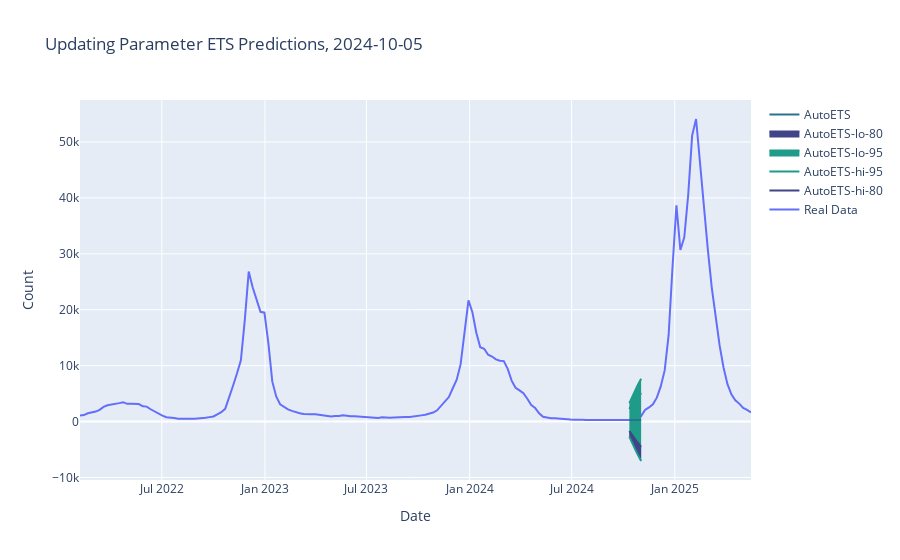
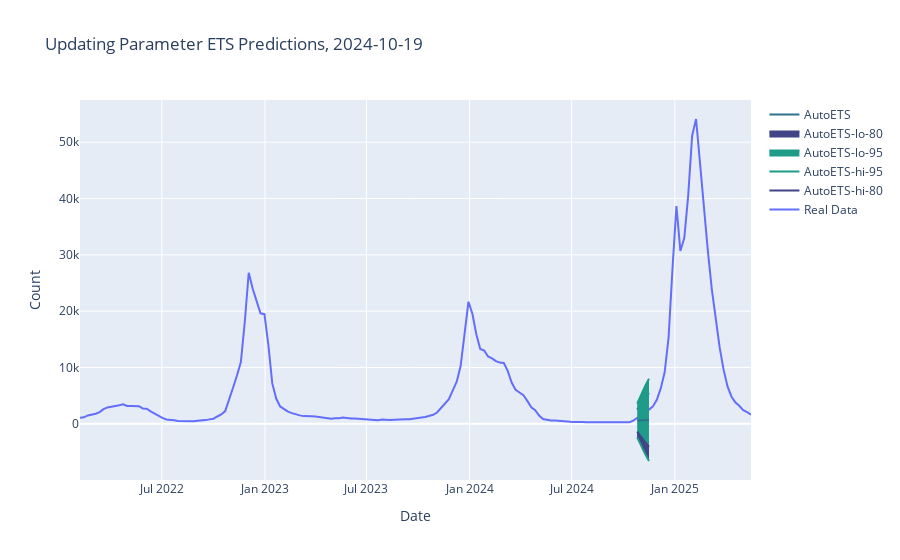
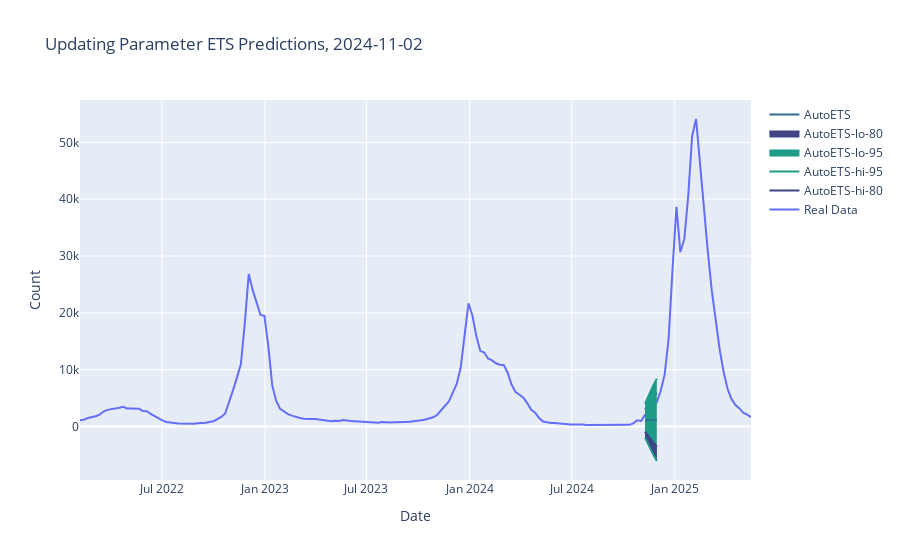
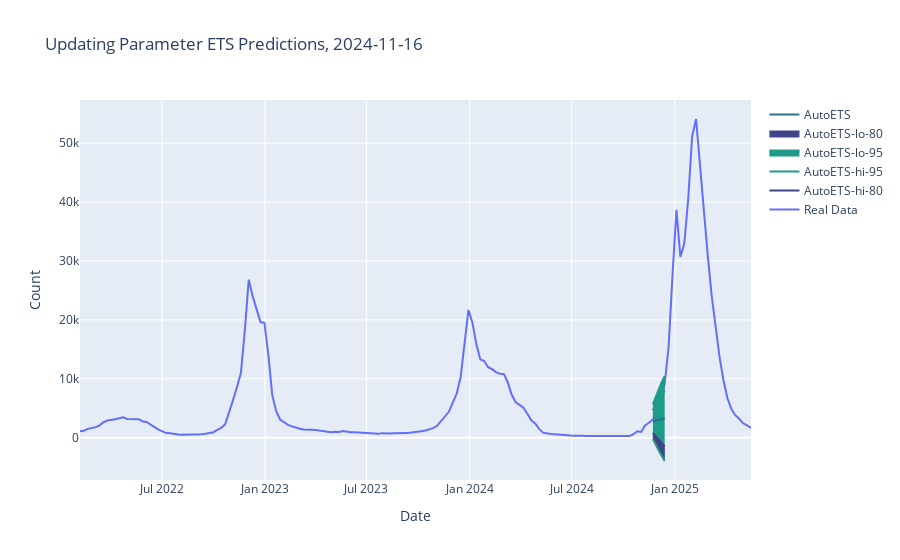

Notebook code for these charts, in order:
### Code cell
UProcessor.create_graph()

### Figure 1 — Plotly figure (JSON) as saved in the notebook; plotly's stock layout.template omitted (floating-point values rounded to 4 significant figures; data arrays with more than 128 entries replaced by an {"elided": "..."} marker saying what was removed)
{"data": [{"mode": "lines", "name": "Real Data", "type": "scatter", "x": {"elided": "172 str values"}, "y": {"elided": "172 int values"}}, {"line": {"color": "#414487"}, "mode": "lines", "name": "AutoETS-hi-80", "type": "scatter", "x": ["2024-10-12T00:00:00", "2024-10-19T00:00:00", "2024-10-26T00:00:00", "2024-11-02T00:00:00"], "y": [2262.0, 3315.0, 4244.0, 5106.0]}, {"line": {"color": "#1e9c89"}, "mode": "lines", "name": "AutoETS-hi-95", "type": "scatter", "x": ["2024-10-12T00:00:00", "2024-10-19T00:00:00", "2024-10-26T00:00:00", "2024-11-02T00:00:00"], "y": [3307.0, 4914.0, 6333.0, 7650.0]}, {"fill": "tonexty", "fillcolor": "#1e9c89", "line": {"color": "#1e9c89"}, "mode": "lines", "name": "AutoETS-lo-95", "type": "scatter", "x": ["2024-10-12T00:00:00", "2024-10-19T00:00:00", "2024-10-26T00:00:00", "2024-11-02T00:00:00"], "y": [-2727.0, -4327.0, -5740.0, -7052.0]}, {"fill": "tonexty", "fillcolor": "#414487", "line": {"color": "#414487"}, "mode": "lines", "name": "AutoETS-lo-80", "type": "scatter", "x": ["2024-10-12T00:00:00", "2024-10-19T00:00:00", "2024-10-26T00:00:00", "2024-11-02T00:00:00"], "y": [-1683.0, -2727.0, -3651.0, -4508.0]}, {"line": {"color": "#2c728e"}, "mode": "lines", "name": "AutoETS", "type": "scatter", "x": ["2024-10-12T00:00:00", "2024-10-19T00:00:00", "2024-10-26T00:00:00", "2024-11-02T00:00:00"], "y": [289.8, 293.6, 296.6, 299.1]}], "layout": {"autosize": true, "hovermode": "x", "title": {"text": "Updating Parameter ETS Predictions, 2024-10-05"}, "xaxis": {"autorange": true, "range": ["2022-02-05", "2025-05-17"], "title": {"text": "Date"}, "type": "date"}, "yaxis": {"autorange": true, "range": [-10450.0, 57510.0], "title": {"text": "Count"}, "type": "linear"}}}

### Figure 2 — Plotly figure (JSON) as saved in the notebook; plotly's stock layout.template omitted (floating-point values rounded to 4 significant figures; data arrays with more than 128 entries replaced by an {"elided": "..."} marker saying what was removed)
{"data": [{"mode": "lines", "name": "Real Data", "type": "scatter", "x": {"elided": "172 str values"}, "y": {"elided": "172 int values"}}, {"line": {"color": "#414487"}, "mode": "lines", "name": "AutoETS-hi-80", "type": "scatter", "x": ["2024-10-26T00:00:00", "2024-11-02T00:00:00", "2024-11-09T00:00:00", "2024-11-16T00:00:00"], "y": [2554.0, 3639.0, 4594.0, 5475.0]}, {"line": {"color": "#1e9c89"}, "mode": "lines", "name": "AutoETS-hi-95", "type": "scatter", "x": ["2024-10-26T00:00:00", "2024-11-02T00:00:00", "2024-11-09T00:00:00", "2024-11-16T00:00:00"], "y": [3591.0, 5226.0, 6668.0, 8001.0]}, {"fill": "tonexty", "fillcolor": "#1e9c89", "line": {"color": "#1e9c89"}, "mode": "lines", "name": "AutoETS-lo-95", "type": "scatter", "x": ["2024-10-26T00:00:00", "2024-11-02T00:00:00", "2024-11-09T00:00:00", "2024-11-16T00:00:00"], "y": [-2399.0, -3946.0, -5317.0, -6594.0]}, {"fill": "tonexty", "fillcolor": "#414487", "line": {"color": "#414487"}, "mode": "lines", "name": "AutoETS-lo-80", "type": "scatter", "x": ["2024-10-26T00:00:00", "2024-11-02T00:00:00", "2024-11-09T00:00:00", "2024-11-16T00:00:00"], "y": [-1362.0, -2359.0, -3243.0, -4068.0]}, {"line": {"color": "#2c728e"}, "mode": "lines", "name": "AutoETS", "type": "scatter", "x": ["2024-10-26T00:00:00", "2024-11-02T00:00:00", "2024-11-09T00:00:00", "2024-11-16T00:00:00"], "y": [596.0, 640.0, 675.2, 703.4]}], "layout": {"autosize": true, "hovermode": "x", "title": {"text": "Updating Parameter ETS Predictions, 2024-10-19"}, "xaxis": {"autorange": true, "range": ["2022-02-05", "2025-05-17"], "title": {"text": "Date"}, "type": "date"}, "yaxis": {"autorange": true, "range": [-9967.0, 57490.0], "title": {"text": "Count"}, "type": "linear"}}}

### Figure 3 — Plotly figure (JSON) as saved in the notebook; plotly's stock layout.template omitted (floating-point values rounded to 4 significant figures; data arrays with more than 128 entries replaced by an {"elided": "..."} marker saying what was removed)
{"data": [{"mode": "lines", "name": "Real Data", "type": "scatter", "x": {"elided": "172 str values"}, "y": {"elided": "172 int values"}}, {"line": {"color": "#414487"}, "mode": "lines", "name": "AutoETS-hi-80", "type": "scatter", "x": ["2024-11-09T00:00:00", "2024-11-16T00:00:00", "2024-11-23T00:00:00", "2024-11-30T00:00:00"], "y": [2975.0, 4064.0, 5021.0, 5904.0]}, {"line": {"color": "#1e9c89"}, "mode": "lines", "name": "AutoETS-hi-95", "type": "scatter", "x": ["2024-11-09T00:00:00", "2024-11-16T00:00:00", "2024-11-23T00:00:00", "2024-11-30T00:00:00"], "y": [4004.0, 5640.0, 7081.0, 8412.0]}, {"fill": "tonexty", "fillcolor": "#1e9c89", "line": {"color": "#1e9c89"}, "mode": "lines", "name": "AutoETS-lo-95", "type": "scatter", "x": ["2024-11-09T00:00:00", "2024-11-16T00:00:00", "2024-11-23T00:00:00", "2024-11-30T00:00:00"], "y": [-1944.0, -3469.0, -4821.0, -6081.0]}, {"fill": "tonexty", "fillcolor": "#414487", "line": {"color": "#414487"}, "mode": "lines", "name": "AutoETS-lo-80", "type": "scatter", "x": ["2024-11-09T00:00:00", "2024-11-16T00:00:00", "2024-11-23T00:00:00", "2024-11-30T00:00:00"], "y": [-914.2, -1892.0, -2761.0, -3573.0]}, {"line": {"color": "#2c728e"}, "mode": "lines", "name": "AutoETS", "type": "scatter", "x": ["2024-11-09T00:00:00", "2024-11-16T00:00:00", "2024-11-23T00:00:00", "2024-11-30T00:00:00"], "y": [1030.0, 1086.0, 1130.0, 1165.0]}], "layout": {"autosize": true, "hovermode": "x", "title": {"text": "Updating Parameter ETS Predictions, 2024-11-02"}, "xaxis": {"autorange": true, "range": ["2022-02-05", "2025-05-17"], "title": {"text": "Date"}, "type": "date"}, "yaxis": {"autorange": true, "range": [-9426.0, 57460.0], "title": {"text": "Count"}, "type": "linear"}}}

### Figure 4 — Plotly figure (JSON) as saved in the notebook; plotly's stock layout.template omitted (floating-point values rounded to 4 significant figures; data arrays with more than 128 entries replaced by an {"elided": "..."} marker saying what was removed)
{"data": [{"mode": "lines", "name": "Real Data", "type": "scatter", "x": {"elided": "172 str values"}, "y": {"elided": "172 int values"}}, {"line": {"color": "#414487"}, "mode": "lines", "name": "AutoETS-hi-80", "type": "scatter", "x": ["2024-11-23T00:00:00", "2024-11-30T00:00:00", "2024-12-07T00:00:00", "2024-12-14T00:00:00"], "y": [4671.0, 5907.0, 6982.0, 7957.0]}, {"line": {"color": "#1e9c89"}, "mode": "lines", "name": "AutoETS-hi-95", "type": "scatter", "x": ["2024-11-23T00:00:00", "2024-11-30T00:00:00", "2024-12-07T00:00:00", "2024-12-14T00:00:00"], "y": [5695.0, 7475.0, 9030.0, 10450.0]}, {"fill": "tonexty", "fillcolor": "#1e9c89", "line": {"color": "#1e9c89"}, "mode": "lines", "name": "AutoETS-lo-95", "type": "scatter", "x": ["2024-11-23T00:00:00", "2024-11-30T00:00:00", "2024-12-07T00:00:00", "2024-12-14T00:00:00"], "y": [-221.0, -1585.0, -2808.0, -3963.0]}, {"fill": "tonexty", "fillcolor": "#414487", "line": {"color": "#414487"}, "mode": "lines", "name": "AutoETS-lo-80", "type": "scatter", "x": ["2024-11-23T00:00:00", "2024-11-30T00:00:00", "2024-12-07T00:00:00", "2024-12-14T00:00:00"], "y": [802.8, -17.17, -759.1, -1469.0]}, {"line": {"color": "#2c728e"}, "mode": "lines", "name": "AutoETS", "type": "scatter", "x": ["2024-11-23T00:00:00", "2024-11-30T00:00:00", "2024-12-07T00:00:00", "2024-12-14T00:00:00"], "y": [2737.0, 2945.0, 3111.0, 3244.0]}], "layout": {"autosize": true, "hovermode": "x", "title": {"text": "Updating Parameter ETS Predictions, 2024-11-16"}, "xaxis": {"autorange": true, "range": ["2022-02-05", "2025-05-17"], "title": {"text": "Date"}, "type": "date"}, "yaxis": {"autorange": true, "range": [-7190.0, 57340.0], "title": {"text": "Count"}, "type": "linear"}}}
